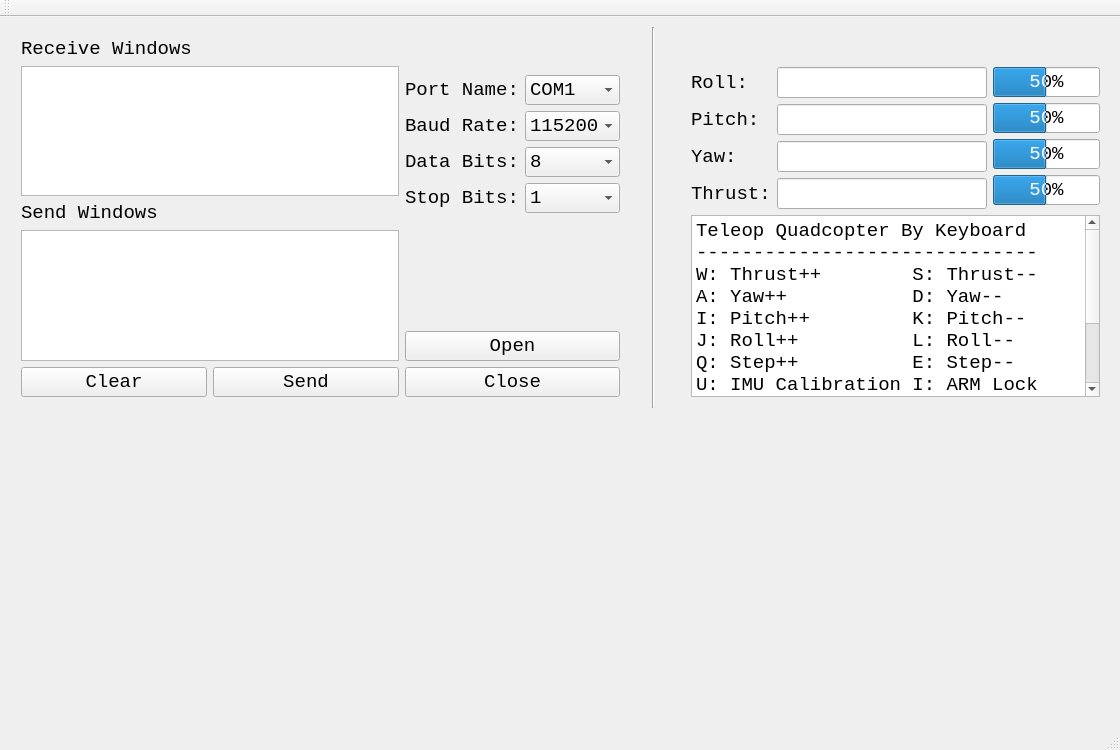
<?xml version="1.0" encoding="UTF-8"?>
<ui version="4.0">
 <class>MainWindow</class>
 <widget class="QMainWindow" name="MainWindow">
  <property name="geometry">
   <rect>
    <x>0</x>
    <y>0</y>
    <width>1120</width>
    <height>750</height>
   </rect>
  </property>
  <property name="font">
   <font>
    <family>Consolas</family>
    <pointsize>10</pointsize>
   </font>
  </property>
  <property name="windowTitle">
   <string>MainWindow</string>
  </property>
  <widget class="QWidget" name="centralWidget">
   <widget class="QWidget" name="horizontalLayoutWidget">
    <property name="geometry">
     <rect>
      <x>10</x>
      <y>400</y>
      <width>361</width>
      <height>271</height>
     </rect>
    </property>
    <layout class="QHBoxLayout" name="horizontal_layout_camera"/>
   </widget>
   <widget class="Line" name="line">
    <property name="geometry">
     <rect>
      <x>633</x>
      <y>10</y>
      <width>41</width>
      <height>381</height>
     </rect>
    </property>
    <property name="orientation">
     <enum>Qt::Vertical</enum>
    </property>
   </widget>
   <widget class="QWidget" name="">
    <property name="geometry">
     <rect>
      <x>10</x>
      <y>10</y>
      <width>621</width>
      <height>381</height>
     </rect>
    </property>
    <layout class="QHBoxLayout" name="horizontalLayout_8">
     <item>
      <layout class="QVBoxLayout" name="verticalLayout_7">
       <item>
        <layout class="QVBoxLayout" name="verticalLayout_6">
         <item>
          <layout class="QVBoxLayout" name="verticalLayout_4">
           <item>
            <widget class="QLabel" name="label_9">
             <property name="font">
              <font>
               <pointsize>14</pointsize>
              </font>
             </property>
             <property name="text">
              <string>Receive Windows</string>
             </property>
            </widget>
           </item>
           <item>
            <widget class="QTextEdit" name="text_edit_recv">
             <property name="font">
              <font>
               <pointsize>14</pointsize>
              </font>
             </property>
            </widget>
           </item>
          </layout>
         </item>
         <item>
          <layout class="QVBoxLayout" name="verticalLayout_5">
           <item>
            <widget class="QLabel" name="label_10">
             <property name="font">
              <font>
               <pointsize>14</pointsize>
              </font>
             </property>
             <property name="text">
              <string>Send Windows</string>
             </property>
            </widget>
           </item>
           <item>
            <widget class="QTextEdit" name="text_edit_send">
             <property name="font">
              <font>
               <pointsize>14</pointsize>
              </font>
             </property>
            </widget>
           </item>
          </layout>
         </item>
        </layout>
       </item>
       <item>
        <layout class="QHBoxLayout" name="horizontalLayout_4">
         <item>
          <widget class="QPushButton" name="push_button_clear">
           <property name="font">
            <font>
             <family>Consolas</family>
             <pointsize>14</pointsize>
             <weight>50</weight>
             <bold>false</bold>
            </font>
           </property>
           <property name="text">
            <string>Clear</string>
           </property>
          </widget>
         </item>
         <item>
          <widget class="QPushButton" name="push_button_send">
           <property name="font">
            <font>
             <family>Consolas</family>
             <pointsize>14</pointsize>
             <weight>50</weight>
             <bold>false</bold>
            </font>
           </property>
           <property name="text">
            <string>Send</string>
           </property>
          </widget>
         </item>
        </layout>
       </item>
      </layout>
     </item>
     <item>
      <layout class="QHBoxLayout" name="horizontalLayout_7">
       <item>
        <layout class="QVBoxLayout" name="verticalLayout">
         <item>
          <spacer name="verticalSpacer_6">
           <property name="orientation">
            <enum>Qt::Vertical</enum>
           </property>
           <property name="sizeHint" stdset="0">
            <size>
             <width>20</width>
             <height>40</height>
            </size>
           </property>
          </spacer>
         </item>
         <item>
          <layout class="QHBoxLayout" name="horizontalLayout_3">
           <item>
            <widget class="QLabel" name="label_5">
             <property name="font">
              <font>
               <pointsize>14</pointsize>
              </font>
             </property>
             <property name="text">
              <string>Port Name:</string>
             </property>
            </widget>
           </item>
           <item>
            <widget class="QComboBox" name="combo_box_port_name">
             <property name="font">
              <font>
               <pointsize>14</pointsize>
              </font>
             </property>
             <property name="editable">
              <bool>false</bool>
             </property>
             <property name="currentText">
              <string>COM1</string>
             </property>
             <property name="insertPolicy">
              <enum>QComboBox::InsertAfterCurrent</enum>
             </property>
             <item>
              <property name="text">
               <string>COM1</string>
              </property>
             </item>
            </widget>
           </item>
          </layout>
         </item>
         <item>
          <layout class="QHBoxLayout" name="horizontalLayout">
           <item>
            <widget class="QLabel" name="label_6">
             <property name="font">
              <font>
               <pointsize>14</pointsize>
              </font>
             </property>
             <property name="text">
              <string>Baud Rate:</string>
             </property>
            </widget>
           </item>
           <item>
            <widget class="QComboBox" name="combo_box_baud_rate">
             <property name="font">
              <font>
               <pointsize>14</pointsize>
              </font>
             </property>
             <property name="editable">
              <bool>false</bool>
             </property>
             <property name="currentText">
              <string>115200</string>
             </property>
             <item>
              <property name="text">
               <string>115200</string>
              </property>
             </item>
             <item>
              <property name="text">
               <string>57600</string>
              </property>
             </item>
             <item>
              <property name="text">
               <string>38400</string>
              </property>
             </item>
             <item>
              <property name="text">
               <string>19200</string>
              </property>
             </item>
             <item>
              <property name="text">
               <string>9600</string>
              </property>
             </item>
             <item>
              <property name="text">
               <string>4800</string>
              </property>
             </item>
             <item>
              <property name="text">
               <string>2400</string>
              </property>
             </item>
             <item>
              <property name="text">
               <string>1200</string>
              </property>
             </item>
            </widget>
           </item>
          </layout>
         </item>
         <item>
          <layout class="QHBoxLayout" name="horizontalLayout_5">
           <item>
            <widget class="QLabel" name="label_7">
             <property name="font">
              <font>
               <pointsize>14</pointsize>
              </font>
             </property>
             <property name="text">
              <string>Data Bits:</string>
             </property>
            </widget>
           </item>
           <item>
            <widget class="QComboBox" name="combo_box_data_bits">
             <property name="font">
              <font>
               <pointsize>14</pointsize>
              </font>
             </property>
             <property name="editable">
              <bool>false</bool>
             </property>
             <property name="currentText">
              <string>8</string>
             </property>
             <item>
              <property name="text">
               <string>8</string>
              </property>
             </item>
             <item>
              <property name="text">
               <string>7</string>
              </property>
             </item>
             <item>
              <property name="text">
               <string>6</string>
              </property>
             </item>
             <item>
              <property name="text">
               <string>5</string>
              </property>
             </item>
            </widget>
           </item>
          </layout>
         </item>
         <item>
          <layout class="QHBoxLayout" name="horizontalLayout_6">
           <item>
            <widget class="QLabel" name="label_8">
             <property name="font">
              <font>
               <pointsize>14</pointsize>
              </font>
             </property>
             <property name="text">
              <string>Stop Bits:</string>
             </property>
            </widget>
           </item>
           <item>
            <widget class="QComboBox" name="combo_box_stop_bits">
             <property name="font">
              <font>
               <pointsize>14</pointsize>
              </font>
             </property>
             <property name="editable">
              <bool>false</bool>
             </property>
             <property name="currentText">
              <string>1</string>
             </property>
             <item>
              <property name="text">
               <string>1</string>
              </property>
             </item>
             <item>
              <property name="text">
               <string>2</string>
              </property>
             </item>
            </widget>
           </item>
          </layout>
         </item>
         <item>
          <spacer name="verticalSpacer_8">
           <property name="orientation">
            <enum>Qt::Vertical</enum>
           </property>
           <property name="sizeHint" stdset="0">
            <size>
             <width>20</width>
             <height>40</height>
            </size>
           </property>
          </spacer>
         </item>
         <item>
          <spacer name="verticalSpacer_7">
           <property name="orientation">
            <enum>Qt::Vertical</enum>
           </property>
           <property name="sizeHint" stdset="0">
            <size>
             <width>20</width>
             <height>40</height>
            </size>
           </property>
          </spacer>
         </item>
         <item>
          <spacer name="verticalSpacer">
           <property name="orientation">
            <enum>Qt::Vertical</enum>
           </property>
           <property name="sizeHint" stdset="0">
            <size>
             <width>20</width>
             <height>40</height>
            </size>
           </property>
          </spacer>
         </item>
         <item>
          <widget class="QPushButton" name="push_button_open">
           <property name="font">
            <font>
             <family>Consolas</family>
             <pointsize>14</pointsize>
             <weight>50</weight>
             <bold>false</bold>
            </font>
           </property>
           <property name="text">
            <string>Open</string>
           </property>
          </widget>
         </item>
         <item>
          <widget class="QPushButton" name="push_button_close">
           <property name="font">
            <font>
             <pointsize>14</pointsize>
            </font>
           </property>
           <property name="text">
            <string>Close</string>
           </property>
          </widget>
         </item>
        </layout>
       </item>
      </layout>
     </item>
    </layout>
   </widget>
   <widget class="QWidget" name="">
    <property name="geometry">
     <rect>
      <x>680</x>
      <y>10</y>
      <width>431</width>
      <height>381</height>
     </rect>
    </property>
    <layout class="QVBoxLayout" name="verticalLayout_9">
     <item>
      <spacer name="verticalSpacer_2">
       <property name="orientation">
        <enum>Qt::Vertical</enum>
       </property>
       <property name="sizeHint" stdset="0">
        <size>
         <width>20</width>
         <height>40</height>
        </size>
       </property>
      </spacer>
     </item>
     <item>
      <layout class="QHBoxLayout" name="horizontalLayout_2">
       <item>
        <layout class="QVBoxLayout" name="verticalLayout_3">
         <item>
          <widget class="QLabel" name="label">
           <property name="font">
            <font>
             <family>Consolas</family>
             <pointsize>14</pointsize>
            </font>
           </property>
           <property name="text">
            <string>Roll:</string>
           </property>
          </widget>
         </item>
         <item>
          <widget class="QLabel" name="label_2">
           <property name="font">
            <font>
             <family>Consolas</family>
             <pointsize>14</pointsize>
            </font>
           </property>
           <property name="text">
            <string>Pitch:</string>
           </property>
          </widget>
         </item>
         <item>
          <widget class="QLabel" name="label_3">
           <property name="font">
            <font>
             <family>Consolas</family>
             <pointsize>14</pointsize>
            </font>
           </property>
           <property name="text">
            <string>Yaw:</string>
           </property>
          </widget>
         </item>
         <item>
          <widget class="QLabel" name="label_4">
           <property name="font">
            <font>
             <family>Consolas</family>
             <pointsize>14</pointsize>
            </font>
           </property>
           <property name="text">
            <string>Thrust:</string>
           </property>
          </widget>
         </item>
        </layout>
       </item>
       <item>
        <layout class="QVBoxLayout" name="verticalLayout_2">
         <item>
          <widget class="QLineEdit" name="line_edit_roll">
           <property name="font">
            <font>
             <family>Consolas</family>
             <pointsize>15</pointsize>
            </font>
           </property>
          </widget>
         </item>
         <item>
          <widget class="QLineEdit" name="line_edit_pitch">
           <property name="font">
            <font>
             <family>Consolas</family>
             <pointsize>15</pointsize>
            </font>
           </property>
          </widget>
         </item>
         <item>
          <widget class="QLineEdit" name="line_edit_yaw">
           <property name="font">
            <font>
             <family>Consolas</family>
             <pointsize>15</pointsize>
            </font>
           </property>
          </widget>
         </item>
         <item>
          <widget class="QLineEdit" name="line_edit_thrust">
           <property name="font">
            <font>
             <family>Consolas</family>
             <pointsize>15</pointsize>
            </font>
           </property>
          </widget>
         </item>
        </layout>
       </item>
       <item>
        <layout class="QVBoxLayout" name="verticalLayout_8">
         <item>
          <widget class="QProgressBar" name="progress_bar_roll">
           <property name="font">
            <font>
             <pointsize>14</pointsize>
            </font>
           </property>
           <property name="minimum">
            <number>1000</number>
           </property>
           <property name="maximum">
            <number>2000</number>
           </property>
           <property name="value">
            <number>1500</number>
           </property>
          </widget>
         </item>
         <item>
          <widget class="QProgressBar" name="progress_bar_pitch">
           <property name="font">
            <font>
             <pointsize>14</pointsize>
            </font>
           </property>
           <property name="minimum">
            <number>1000</number>
           </property>
           <property name="maximum">
            <number>2000</number>
           </property>
           <property name="value">
            <number>1500</number>
           </property>
          </widget>
         </item>
         <item>
          <widget class="QProgressBar" name="progress_bar_yaw">
           <property name="font">
            <font>
             <pointsize>14</pointsize>
            </font>
           </property>
           <property name="minimum">
            <number>1000</number>
           </property>
           <property name="maximum">
            <number>2000</number>
           </property>
           <property name="value">
            <number>1500</number>
           </property>
          </widget>
         </item>
         <item>
          <widget class="QProgressBar" name="progress_bar_thrust">
           <property name="font">
            <font>
             <pointsize>14</pointsize>
            </font>
           </property>
           <property name="minimum">
            <number>1000</number>
           </property>
           <property name="maximum">
            <number>2000</number>
           </property>
           <property name="value">
            <number>1500</number>
           </property>
          </widget>
         </item>
        </layout>
       </item>
      </layout>
     </item>
     <item>
      <widget class="QTextBrowser" name="textBrowser">
       <property name="font">
        <font>
         <pointsize>14</pointsize>
        </font>
       </property>
       <property name="html">
        <string>&lt;!DOCTYPE HTML PUBLIC &quot;-//W3C//DTD HTML 4.0//EN&quot; &quot;http://www.w3.org/TR/REC-html40/strict.dtd&quot;&gt;
&lt;html&gt;&lt;head&gt;&lt;meta name=&quot;qrichtext&quot; content=&quot;1&quot; /&gt;&lt;style type=&quot;text/css&quot;&gt;
p, li { white-space: pre-wrap; }
&lt;/style&gt;&lt;/head&gt;&lt;body style=&quot; font-family:'Consolas'; font-size:14pt; font-weight:400; font-style:normal;&quot;&gt;
&lt;p style=&quot; margin-top:0px; margin-bottom:0px; margin-left:0px; margin-right:0px; -qt-block-indent:0; text-indent:0px;&quot;&gt;Teleop Quadcopter By Keyboard&lt;/p&gt;
&lt;p style=&quot; margin-top:0px; margin-bottom:0px; margin-left:0px; margin-right:0px; -qt-block-indent:0; text-indent:0px;&quot;&gt;------------------------------&lt;/p&gt;
&lt;p style=&quot; margin-top:0px; margin-bottom:0px; margin-left:0px; margin-right:0px; -qt-block-indent:0; text-indent:0px;&quot;&gt;W: Thrust++        S: Thrust--&lt;/p&gt;
&lt;p style=&quot; margin-top:0px; margin-bottom:0px; margin-left:0px; margin-right:0px; -qt-block-indent:0; text-indent:0px;&quot;&gt;A: Yaw++           D: Yaw--&lt;/p&gt;
&lt;p style=&quot; margin-top:0px; margin-bottom:0px; margin-left:0px; margin-right:0px; -qt-block-indent:0; text-indent:0px;&quot;&gt;I: Pitch++         K: Pitch--&lt;/p&gt;
&lt;p style=&quot; margin-top:0px; margin-bottom:0px; margin-left:0px; margin-right:0px; -qt-block-indent:0; text-indent:0px;&quot;&gt;J: Roll++          L: Roll--&lt;/p&gt;
&lt;p style=&quot; margin-top:0px; margin-bottom:0px; margin-left:0px; margin-right:0px; -qt-block-indent:0; text-indent:0px;&quot;&gt;Q: Step++          E: Step--&lt;/p&gt;
&lt;p style=&quot; margin-top:0px; margin-bottom:0px; margin-left:0px; margin-right:0px; -qt-block-indent:0; text-indent:0px;&quot;&gt;U: IMU Calibration I: ARM Lock&lt;/p&gt;
&lt;p style=&quot; margin-top:0px; margin-bottom:0px; margin-left:0px; margin-right:0px; -qt-block-indent:0; text-indent:0px;&quot;&gt;X: Send CMD&lt;/p&gt;
&lt;p style=&quot; margin-top:0px; margin-bottom:0px; margin-left:0px; margin-right:0px; -qt-block-indent:0; text-indent:0px;&quot;&gt;M: Swtich To CMD1  &lt;/p&gt;
&lt;p style=&quot; margin-top:0px; margin-bottom:0px; margin-left:0px; margin-right:0px; -qt-block-indent:0; text-indent:0px;&quot;&gt;,: Switch To CMD2&lt;/p&gt;
&lt;p style=&quot; margin-top:0px; margin-bottom:0px; margin-left:0px; margin-right:0px; -qt-block-indent:0; text-indent:0px;&quot;&gt;.: Switch To CMD3 &lt;/p&gt;
&lt;p style=&quot;-qt-paragraph-type:empty; margin-top:0px; margin-bottom:0px; margin-left:0px; margin-right:0px; -qt-block-indent:0; text-indent:0px;&quot;&gt;&lt;br /&gt;&lt;/p&gt;&lt;/body&gt;&lt;/html&gt;</string>
       </property>
      </widget>
     </item>
    </layout>
   </widget>
  </widget>
  <widget class="QMenuBar" name="menuBar">
   <property name="geometry">
    <rect>
     <x>0</x>
     <y>0</y>
     <width>1120</width>
     <height>29</height>
    </rect>
   </property>
  </widget>
  <widget class="QToolBar" name="mainToolBar">
   <attribute name="toolBarArea">
    <enum>TopToolBarArea</enum>
   </attribute>
   <attribute name="toolBarBreak">
    <bool>false</bool>
   </attribute>
  </widget>
  <widget class="QStatusBar" name="statusBar">
   <property name="font">
    <font>
     <family>Consolas</family>
     <pointsize>14</pointsize>
    </font>
   </property>
  </widget>
 </widget>
 <layoutdefault spacing="6" margin="11"/>
 <resources/>
 <connections/>
</ui>
